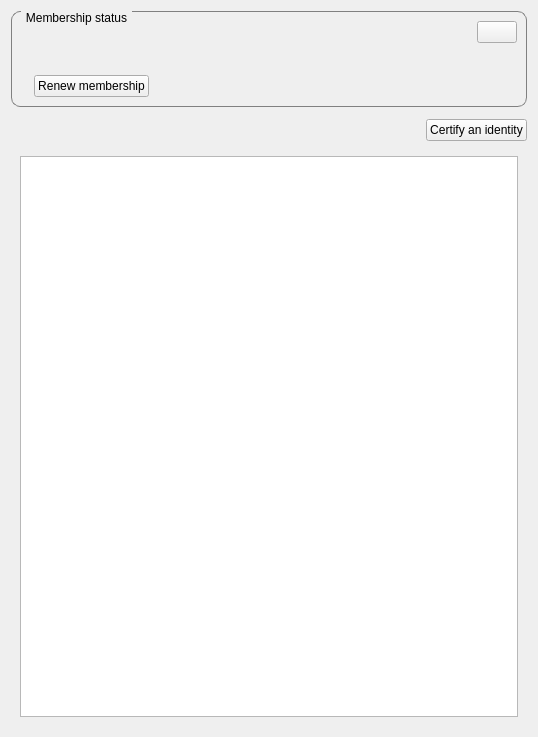
<?xml version="1.0" encoding="UTF-8"?>
<ui version="4.0">
 <class>IdentityWidget</class>
 <widget class="QWidget" name="IdentityWidget">
  <property name="geometry">
   <rect>
    <x>0</x>
    <y>0</y>
    <width>538</width>
    <height>737</height>
   </rect>
  </property>
  <property name="windowTitle">
   <string>Form</string>
  </property>
  <property name="styleSheet">
   <string notr="true">QGroupBox {
    border: 1px solid gray;
    border-radius: 9px;
    margin-top: 0.5em;
}

QGroupBox::title {
    subcontrol-origin: margin;
    left: 10px;
    padding: 0 3px 0 3px;
	font-weight: bold;
}</string>
  </property>
  <layout class="QGridLayout" name="gridLayout">
   <item row="2" column="0">
    <widget class="QStackedWidget" name="stacked_widget">
     <property name="currentIndex">
      <number>0</number>
     </property>
     <widget class="QWidget" name="page_empty">
      <layout class="QVBoxLayout" name="verticalLayout_3">
       <item>
        <widget class="QTableView" name="table_certifiers">
         <attribute name="horizontalHeaderShowSortIndicator" stdset="0">
          <bool>true</bool>
         </attribute>
         <attribute name="horizontalHeaderStretchLastSection">
          <bool>true</bool>
         </attribute>
         <attribute name="verticalHeaderVisible">
          <bool>false</bool>
         </attribute>
        </widget>
       </item>
      </layout>
     </widget>
    </widget>
   </item>
   <item row="1" column="0">
    <layout class="QHBoxLayout" name="horizontalLayout">
     <property name="topMargin">
      <number>6</number>
     </property>
     <item>
      <spacer name="horizontalSpacer">
       <property name="orientation">
        <enum>Qt::Horizontal</enum>
       </property>
       <property name="sizeHint" stdset="0">
        <size>
         <width>40</width>
         <height>20</height>
        </size>
       </property>
      </spacer>
     </item>
     <item>
      <widget class="QPushButton" name="button_certify">
       <property name="text">
        <string>Certify an identity</string>
       </property>
       <property name="icon">
        <iconset resource="../../../../../res/icons/sakia.icons.qrc">
         <normaloff>:/icons/certification_icon</normaloff>:/icons/certification_icon</iconset>
       </property>
      </widget>
     </item>
    </layout>
   </item>
   <item row="0" column="0">
    <widget class="QGroupBox" name="group_uid_state">
     <property name="title">
      <string>Membership status</string>
     </property>
     <layout class="QVBoxLayout" name="verticalLayout">
      <item>
       <layout class="QHBoxLayout" name="horizontalLayout_3">
        <item>
         <widget class="QLabel" name="label_written">
          <property name="text">
           <string/>
          </property>
         </widget>
        </item>
        <item>
         <spacer name="horizontalSpacer_3">
          <property name="orientation">
           <enum>Qt::Horizontal</enum>
          </property>
          <property name="sizeHint" stdset="0">
           <size>
            <width>40</width>
            <height>20</height>
           </size>
          </property>
         </spacer>
        </item>
        <item>
         <widget class="QPushButton" name="button_refresh">
          <property name="text">
           <string/>
          </property>
          <property name="icon">
           <iconset resource="../../../../../res/icons/sakia.icons.qrc">
            <normaloff>:/icons/refresh_icon</normaloff>:/icons/refresh_icon</iconset>
          </property>
         </widget>
        </item>
       </layout>
      </item>
      <item>
       <widget class="QLabel" name="label_identity">
        <property name="text">
         <string/>
        </property>
       </widget>
      </item>
      <item>
       <layout class="QHBoxLayout" name="horizontalLayout_2">
        <property name="topMargin">
         <number>6</number>
        </property>
        <item>
         <widget class="QLabel" name="label_membership">
          <property name="text">
           <string/>
          </property>
         </widget>
        </item>
        <item>
         <widget class="QPushButton" name="button_membership">
          <property name="sizePolicy">
           <sizepolicy hsizetype="Minimum" vsizetype="Maximum">
            <horstretch>0</horstretch>
            <verstretch>0</verstretch>
           </sizepolicy>
          </property>
          <property name="text">
           <string>Renew membership</string>
          </property>
          <property name="icon">
           <iconset resource="../../../../../res/icons/sakia.icons.qrc">
            <normaloff>:/icons/renew_membership</normaloff>:/icons/renew_membership</iconset>
          </property>
          <property name="iconSize">
           <size>
            <width>20</width>
            <height>20</height>
           </size>
          </property>
         </widget>
        </item>
        <item>
         <spacer name="horizontalSpacer_2">
          <property name="orientation">
           <enum>Qt::Horizontal</enum>
          </property>
          <property name="sizeHint" stdset="0">
           <size>
            <width>40</width>
            <height>20</height>
           </size>
          </property>
         </spacer>
        </item>
       </layout>
      </item>
     </layout>
    </widget>
   </item>
  </layout>
 </widget>
 <resources>
  <include location="../../../../../res/icons/sakia.icons.qrc"/>
 </resources>
 <connections/>
</ui>
